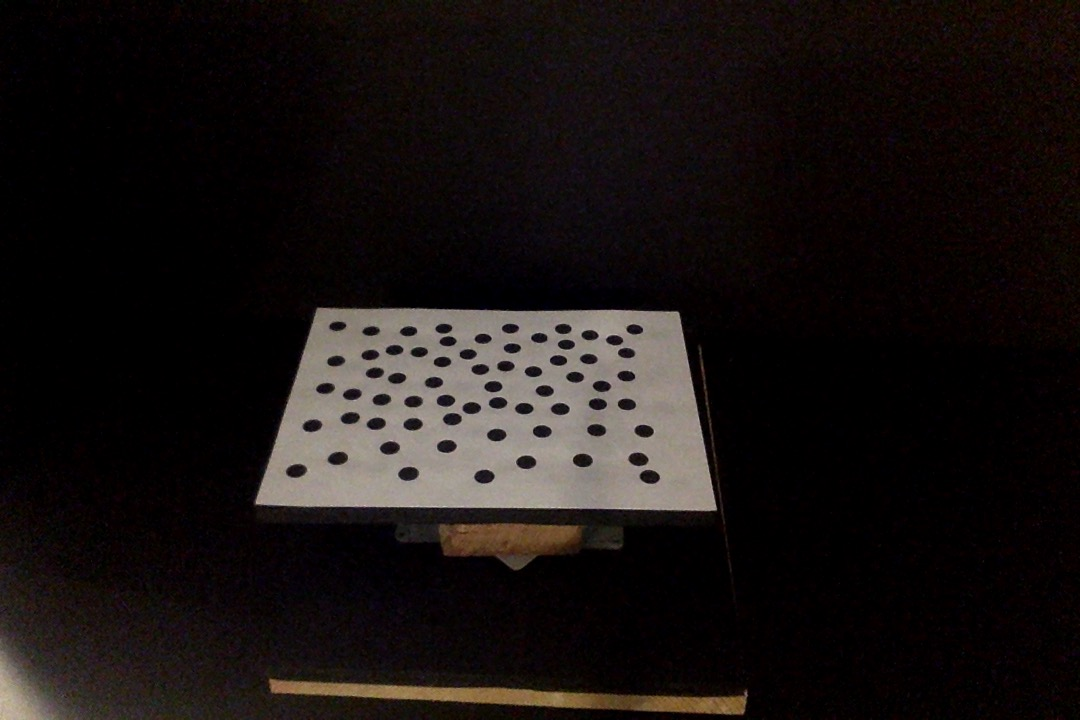
%> input picture patterncalib/CALIMAGES/cal01.jpg, 1080 x 720 px; its folder holds only this picture in this run
$ octave Create_3DModel.m   (GNU Octave 9; MATLAB toolbox functions it lacks are replaced by stand-ins)
%> lines starting %> are read from the running program, lines starting %| are printed output that depends on the picture
### patterncalib/options2cell.m
function C = options2cell(C,varargin)
for i=1:2:length(varargin)-1
    if ischar(varargin{i})
        eval(sprintf('C.%s=%s;',lower(varargin{i}),lower(num2str(varargin{i+1}))));
    else return;
    end
%     sprintf('C.%s=%s',num2str(varargin{i}),num2str(varargin{i+1}))
end;
end

### patterncalib/mydir.m
function names = mydir(path)
%> called with path = 'patterncalib/CALIMAGES/cal*.jpg'
[folder, name, ext] = fileparts(path);
if isempty(folder)
    folder='.';
end;
names = dir(path);
for i=1:length(names)
    names(i).name = sprintf('%s//%s', folder, names(i).name);
end;

### patterncalib/calibseq.m
function calibration = calibseq(fname_pattern, varargin)
% CALIBSEQ calibrates a sequence of images containing black dot pattern.
%     C = CALIBSEQ(filenames, 'param1',value1,'param2',value2,...) reads a
%     file sequence described by the 'filenames' string. This string is
%     used as input to the DIR command so the method will operate on
%     whatever images are returned by a call to
%           DIR(filenames)
%
%     This can then be followed by optional parameter values from the
%     following list:
%
%     black - An intensity threshold [0-255] used to binarize each image.
%       Anything bellow that value becomes black, anything above, white.
%       Default=50.
%
%     bundle - A binary parameter [0, 1] that determines if a bundle
%       adjustment step will follow the linear estimate of intrinsics and
%       camera pose. Default=1.
%
%     bundlesteps - A positive integer that determines the number of bundle
%       adjustment steps (Only used if bundle=1). Default=100.
%
%     draw - A binary parameter [0, 1] that determines if CALIBSEQ produces
%       a graphical output (rendering images & detected pattern as well as
%       3d scene structure). Default=1.
%
%     thresh1 - A distance threshold that determines the initial inliers to
%       each homography. It is expressed in terms of the mean radius of the
%       ellipses present in the image. Default=1/2.
%
%     thresh2 - A more conservative distance threshold that determines the
%       final inliers to each homography. It is expressed in terms of the
%       mean radius of the inlier ellipses present in the image.
%       Default=1/8.
%
%     The result C is a structure that contains camera pose per image
%     and intrinsic parameters as well as the refined 3d structure of the
%     pattern, image file names the 2d positions of the dots etc. Use
%     CREATE_CALIB_FILES(C) to generate text files for each P matrix in the
%     sequence. CREATE_CALIB_FILESPMVS(C) will create files that can be
%     read by Y. Furukawa's PMVS software.
%
%     The current version of this method assumes all images have been
%     obtained with constant focal length. This will be relaxed in future
%     versions.
%
%
%   Copyright (2010) George Vogiatzis & Carlos Hern醤dez

OPT=[];
OPT.black=70;
OPT.bundle=1;
OPT.bundlesteps=300;
OPT.draw=1;
OPT.thresh1=1/2;
OPT.thresh2=1/8;

OPT = options2cell(OPT,varargin{:});
EDGETHRESH = OPT.black;
bundle_adjust=OPT.bundle;
draw = OPT.draw;

c = mydir(fname_pattern);
if isempty(c)
    disp('No image was found.');
end;
pts3d = load('pattern.txt');
Hs={};
matches={};
pts2d={};
if draw
    figure;
end;

nfo=imfinfo(c(1).name);
sz = [nfo.Height,nfo.Width];

%% process each image
for k=1:length(c);
    if draw
        [qqq,justname,www] = fileparts(c(k).name);
        I = imread(c(k).name);I=rgb2gray(I);
%> in calibseq, I is the input picture: size 720x1080x3 uint8; mean R, G, B 24.8, 19.6, 18.3
        imshow(I);title(justname);hold on;
        [H, p, m] = detectellipsepattern(I,EDGETHRESH,draw,OPT.thresh1,OPT.thresh2);
        hold off;drawnow;
    else
        [H, p, m] = detectellipsepattern(c(k).name,EDGETHRESH,draw,OPT.thresh1,OPT.thresh2);
    end;

    pts2d{k} = p;
    matches{k} = m;
    Hs{k}=H;
end;

%% Using J.-Y. Bouguet's toolbox for optimizing camera parameters (intrinsic &
%% extrinsic)
for i=1:length(Hs)
    p = pts2d{i};
    m = matches{i};
    eval(sprintf('x_%d = p(m(:,1),:)'';',i));
    eval(sprintf('X_%d = pts3d(m(:,2),:)'';',i));
end;

n_ima=length(Hs);
nx = sz(2);
ny = sz(1);
two_focals_init = 0;
est_aspect_ratio = 0;
center_optim=0;
est_dist = [0;0;0;0;0];
go_calib_optim;

%% Extracting output
c=mydir(fname_pattern);
K = [fc(1) 0 cc(1);0 fc(2) cc(2); 0 0 1];
for i=1:length(Hs)
    T{i}=eval(sprintf('Tc_%d',i));
    R{i}=eval(sprintf('Rc_%d',i));
    Hs{i}=eval(sprintf('H_%d',i));
end;

pts = load('pattern.txt');

for k=1:length(Hs)
    q = R{k}*mean(pts)'+T{k};
    if(q(3)>0)
        R{k} = -R{k};
        T{k} = -T{k};
    end;
end;


%% Non-linear refinement of camera parameters AND 3d structure of pattern
%% This accounts for a non perfectly planar pattern.
Q={};
for k=1:length(R);
    Q{k} = rot2quat(R{k});
end;
[X,Nimages,Npts]=packcalibration(K,Q,T,pts3d);
r1 = mean(sqrt(bundleadjustmentcost(X,Nimages,Npts,matches,pts2d)));
if bundle_adjust==1
    JJ=[];
    II=eye(size(X,1),size(X,1));
    q0=sqrt(bundleadjustmentcost(X,Nimages,Npts,matches,pts2d));
    for i=1:length(X)
        q=sqrt(bundleadjustmentcost(X+0.00001*II(:,i),Nimages,Npts,matches,pts2d));
        JJ=[JJ abs(q-q0)];
    end;
    XX = lsqnonlin(@(X) bundleadjustmentcost(X,Nimages,Npts,matches,pts2d), X,[],[],optimset('Display','iter','LargeScale','on','JacobPattern',sparse(double(JJ>0.000001)),'MaxIter',OPT.bundlesteps));
else
    XX = X;
end;

fprintf(1, 'Mean reprojection error before structure refinement: %0.5f\n',r1);
if bundle_adjust==1
    r2 = mean(sqrt(bundleadjustmentcost(XX,Nimages,Npts,matches,pts2d)));
    fprintf(1, 'Mean reprojection error after structure refinement: %0.5f\n',r2);
end;
[K,Q,T,pts3d] = unpackcalibration(XX,Nimages,Npts);
R = cellfun(@(X) quat2rot(X), Q,'UniformOutput',0);
P = cellfun(@(R,T) K*[R T], R, T,'UniformOutput',0);

%% This draws the structure
if draw
    figure;hold;plot3(pts3d(:,1),pts3d(:,2),pts3d(:,3),'rx');
    for k=1:length(c)
        x0 = R{k}^-1*T{k};
        x1 = x0+R{k}'*[0;0;1];
        x2 = x0+R{k}'*[0;1;0];
        x3 = x0+R{k}'*[1;0;0];
        plot3(x0(1),x0(2),x0(3),'b+');
        plot3(x1(1),x1(2),x1(3),'go');
        plot3(x2(1),x2(2),x2(3),'go');
        plot3(x3(1),x3(2),x3(3),'go');
        plot3([x0(1) x1(1)],[x0(2) x1(2)],[x0(3) x1(3)],'m-');
        plot3([x0(1) x2(1)],[x0(2) x2(2)],[x0(3) x2(3)],'m-');
        plot3([x0(1) x3(1)],[x0(2) x3(2)],[x0(3) x3(3)],'m-');
    end
    axis equal;
end;

disp('Intrinsic calibration matrix:');
disp(K);

calibration.files = c;
calibration.K=K;
calibration.Q=Q;
calibration.T=T;
calibration.pts3d=pts3d;

calibration.R = R;
calibration.P = P;
calibration.Hs=Hs;
calibration.matches=matches;
calibration.pts2d=pts2d;

### patterncalib/detectellipses.m
function [ellipses,area,imsize] = detectellipses_v2(fname,THRESH)
%> called with THRESH = 70
% ellipses = detectellipses_v2(fname,THRESH)
if nargin<2
    THRESH = 50;
end

if size(fname,1)==1
    I = imread(fname);
    I = double(rgb2gray(I));
else
    I = fname;
end;
imsize = size(I);
%> imsize = [720 1080]
MIN_ELLIP_SIZE = floor(prod(size(I))/80^2);
%> MIN_ELLIP_SIZE = 121
MAX_ELLIP_SIZE = floor(prod(size(I))/8^2);
%> MAX_ELLIP_SIZE = 12150

[L,nlabels] = bwlabel(I<THRESH);
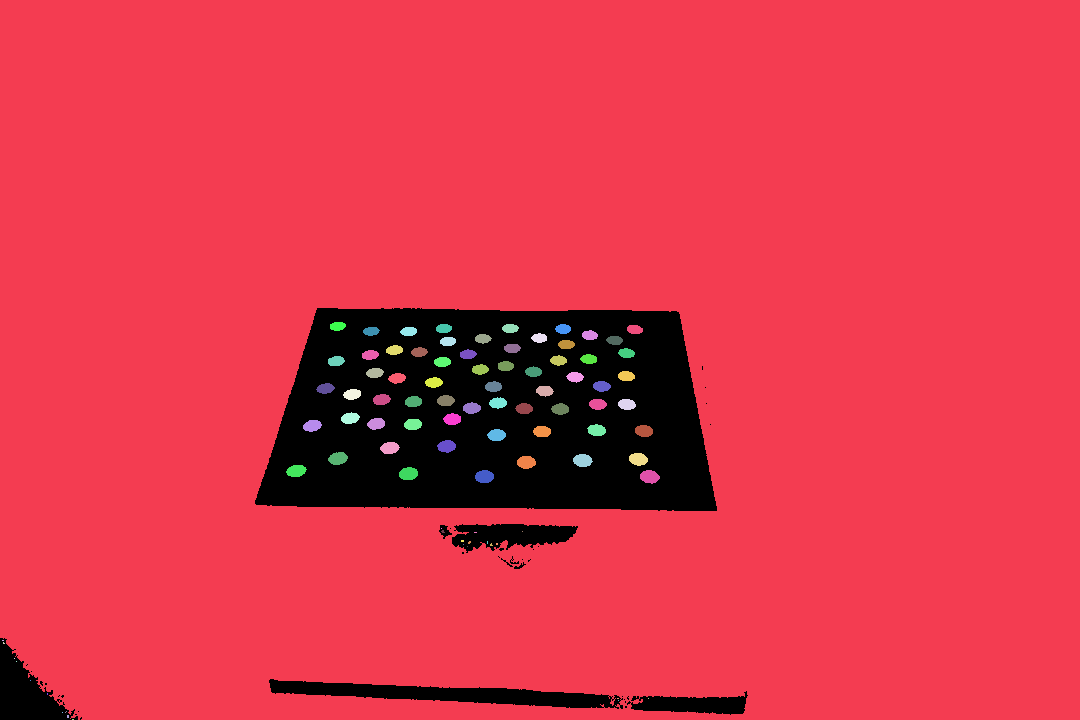
%> L: size 720x1080 double; 90 distinct labels, from 0 to 89; one colour per label, 0 black
%> nlabels = 89
STATS = regionprops(L,'Area','Centroid','MajorAxisLength','MinorAxisLength','Orientation');
%> STATS = 89 regions; largest, Area, Centroid, MajorAxisLength, MinorAxisLength and Orientation: 683563 [549 348.8] 1309.2 863 -1.22, 205 [650.2 477.3] 19.81 13.28 -7.51, 200 [409.1 474.3] 19.53 13.11 6.39, 200 [583.3 461] 19.44 13.17 -3.95, 198 [485 477.2] 19.28 13.14 1.6

ellipses = [cell2mat({STATS.Area}') cell2mat({STATS.Centroid}') cell2mat({STATS.MajorAxisLength}')/2 cell2mat({STATS.MinorAxisLength}')/2 -cell2mat({STATS.Orientation}')*pi/180];
%> ellipses = 89 rows, first 8: [683563 549 348.8 654.6 431.5 0.0213; 2 3.5 641 1.15 0.577 0; 3 4.33 643.7 1.29 0.882 0.785; 1 15 659 0.577 0.577 0; 1 17 662 0.577 0.577 0; 1 31 681 0.577 0.577 0; 2 48 694.5 1.15 0.577 -1.57; 1 63 713 0.577 0.577 0]

b = ellipses(:,1)>MIN_ELLIP_SIZE & ellipses(:,1)<MAX_ELLIP_SIZE & abs(log(ellipses(:,4))-log(ellipses(:,5)))<log(3);
%> b = 89 logical values, 57 true


ellipses = ellipses(b,:);
%> ellipses = 57 rows, first 8: [193 296.9 471.5 10.18 6.07 -0.165; 172 312.9 426.3 9.51 5.8 -0.197; 148 326.1 389 9.06 5.25 -0.13; 137 336.7 361.6 8.65 5.09 -0.129; 196 338.6 459 9.87 6.37 -0.181; 167 350.8 418.8 9.49 5.64 -0.146; 153 352.8 394.9 9.09 5.4 -0.145; 133 370.8 355.5 8.69 4.92 -0.11]
area = ellipses(:,1);
%> area = 57 values, max 205 at index 57, min 122 at index 34, mean 154.3
ellipses = ellipses(:,2:end);
%> ellipses = 57 rows, first 8: [296.9 471.5 10.18 6.07 -0.165; 312.9 426.3 9.51 5.8 -0.197; 326.1 389 9.06 5.25 -0.13; 336.7 361.6 8.65 5.09 -0.129; 338.6 459 9.87 6.37 -0.181; 350.8 418.8 9.49 5.64 -0.146; 352.8 394.9 9.09 5.4 -0.145; 370.8 355.5 8.69 4.92 -0.11]


% figure;imshow(uint8(I));hold;
% for k=1:size(ellipses,1)
%     drawellip_std(ellipses(k,:),'g-',3);
% end;

### patterncalib/detectellipsepattern.m
function [H, pts2d, matches] = detectellipsepattern(img_fname,EDGETHRESH,draw,thresh_wide,thresh_tight)
pattern_fname = 'pattern.txt';
R=0.092;
centers = load(pattern_fname);
if nargin<3
    draw=1;
end;
if nargin<2
    EDGETHRESH=50;
end;

[ellipses,area,imsize] = detectellipses(img_fname, EDGETHRESH);
%> imsize = [720 1080]
if length(ellipses)<10
    H=-1;pts2d=-1;matches=-1;
    return;
end

C={};
Ci={};
for k=1:length(ellipses)
    C{k} = ellipse2conic(ellipses(k,:));
    Ci{k} = C{k}^-1;
end
%> this loop made 57 passes
%> (a in ellipse2conic, R in ellipse2conic, M in ellipse2conic) on passes 1, 2, 3, 4, 5, 7: ([296.9; 471.5; 10.18; 6.07; -0.165], [0.986 0.164; -0.164 0.986], [0.0101 0.00284; 0.00284 0.0267]), ([312.9; 426.3; 9.51; 5.8; -0.197], [0.981 0.196; -0.196 0.981], [0.0118 0.00358; 0.00358 0.029]), ([326.1; 389; 9.06; 5.25; -0.13], [0.992 0.13; -0.13 0.992], [0.0126 0.0031; 0.0031 0.0358]), ([336.7; 361.6; 8.65; 5.09; -0.129], [0.992 0.129; -0.129 0.992], [0.0138 0.00323; 0.00323 0.0382]), ([338.6; 459; 9.87; 6.37; -0.181], [0.984 0.18; -0.18 0.984], [0.0107 0.00255; 0.00255 0.0242]), ([352.8; 394.9; 9.09; 5.4; -0.145], [0.989 0.145; -0.145 0.989], [0.0126 0.00319; 0.00319 0.0339])
%> (a in ellipse2conic, R in ellipse2conic, M in ellipse2conic, C in ellipse2conic) on passes 6, 57: ([350.8; 418.8; 9.49; 5.64; -0.146], [0.989 0.145; -0.145 0.989], [0.0115 0.00292; 0.00292 0.031], [0.0115 0.00292 -5.27; 0.00292 0.031 -14; -5.27 -14 7711.9]), ([650.2; 477.3; 9.9; 6.64; 0.131], [0.991 -0.131; 0.131 0.991], [0.0104 -0.00162; -0.00162 0.0225], [0.0104 -0.00162 -6; -0.00162 0.0225 -9.67; -6 -9.67 8515])
%> after the loop, C = 57 items; Ci = 57 items


D = zeros(size(ellipses,1),size(ellipses,1));
%> D: size 57x57 double; every value is 0
for i=1:size(ellipses,1)
    for j=1:size(ellipses,1)
        M = Ci{i}*C{j};
        d =det(M);
        d =sign(d)*abs(d)^(1/3);
        MM = M/d;
        D(i,j) = sqrt(abs(3-trace(MM)));
    end;
end;
%> this loop made 57 passes
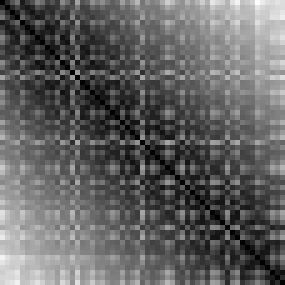
%> D: size 57x57 double (shown 5 times larger); min 0, max 42.46, mean 16.5; drawn with min black and max white

%%
xy = centers(:,1:2);
Dp = sum(xy.*xy,2)*ones(1,size(xy,1))+ones(size(xy,1),1)*sum(xy.*xy,2)'-2*xy*xy';
Dp = sqrt(Dp)/R;

%%
best_matches=[];

c=5;

[m,idx]=sort(D,2,'ascend');idx1=idx;
%> after `[m,idx]=sort(D,2,'ascend')`:
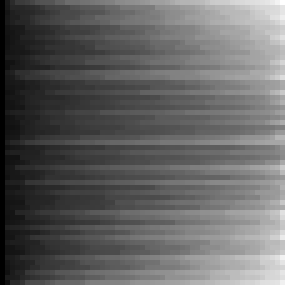
%> m: size 57x57 double (shown 5 times larger); min 0, max 42.46, mean 16.5; mean of the top-left, top-right, bottom-left and bottom-right quarters 9.9, 22.7, 10.2, 22.8; drawn with min black and max white
%> after `[m,idx]=sort(D,2,'ascend')`:
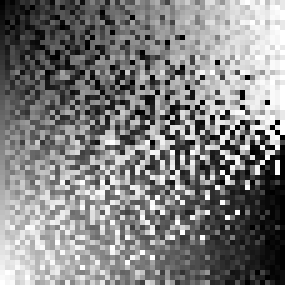
%> idx: size 57x57 double (shown 5 times larger); min 1, max 57, mean 29; drawn with min black and max white
d1=D(sub2ind(size(D),(1:size(D,1))',idx(:,2)));
%> d1 = 57 values, max 5.2 at index 46, min 2.79 at index 57, mean 3.62
d2=D(sub2ind(size(D),(1:size(D,1))',idx(:,3)));
%> d2 = 57 values, max 7.26 at index 1, min 2.97 at index 26, mean 4.27
d3=D(sub2ind(size(D),(1:size(D,1))',idx(:,4)));
%> d3 = 57 values, max 9.67 at index 1, min 3.11 at index 32, mean 4.83
d12=D(sub2ind(size(D),idx(:,2),idx(:,3)));
%> d12 = 57 values, max 9.94 at index 5, min 2.85 at index 22, mean 5.81
d13=D(sub2ind(size(D),idx(:,2),idx(:,4)));
%> d13 = 57 values, max 11.12 at index 15, min 2.88 at index 16, mean 6.18
d23=D(sub2ind(size(D),idx(:,3),idx(:,4)));
%> d23 = 57 values, max 11.82 at index 46, min 3.08 at index 30, mean 6.56
t12 = (d1.^2+d2.^2-d12.^2)./(2*d1.*d2);
%> t12 = 57 values, max 0.935 at index 57, min -1.1 at index 5, mean -0.203
t13 = (d1.^2+d3.^2-d13.^2)./(2*d1.*d3);
%> t13 = 57 values, max 0.932 at index 16, min -1.03 at index 35, mean -0.146
t23 = (d2.^2+d3.^2-d23.^2)./(2*d2.*d3);
%> t23 = 57 values, max 0.925 at index 1, min -1.06 at index 46, mean -0.162
T = [t12 t23 t13] ./(sqrt(t12.^2+t13.^2+t23.^2)*[1 1 1]);
%> T = 57 rows, first 12: [0.37 0.702 0.609; 0.307 -0.432 0.848; -0.243 0.633 0.735; 0.801 0.399 -0.447; -0.95 -0.291 0.108; -0.877 -0.222 -0.427; -0.876 0.315 -0.365; -0.084 0.0497 -0.995; -0.63 -0.769 -0.109; -0.953 -0.0252 0.3; -0.978 0.204 -0.0401; 0.464 -0.402 -0.789]


[m,idx]=sort(Dp,2,'ascend');idx2=idx;
d1=Dp(sub2ind(size(Dp),(1:size(Dp,1))',idx(:,2)));
d2=Dp(sub2ind(size(Dp),(1:size(Dp,1))',idx(:,3)));
d3=Dp(sub2ind(size(Dp),(1:size(Dp,1))',idx(:,4)));
d12=Dp(sub2ind(size(Dp),idx(:,2),idx(:,3)));
d13=Dp(sub2ind(size(Dp),idx(:,2),idx(:,4)));
d23=Dp(sub2ind(size(Dp),idx(:,3),idx(:,4)));
t12 = (d1.^2+d2.^2-d12.^2)./(2*d1.*d2);
t13 = (d1.^2+d3.^2-d13.^2)./(2*d1.*d3);
t23 = (d2.^2+d3.^2-d23.^2)./(2*d2.*d3);
Tp = [t12 t23 t13] ./(sqrt(t12.^2+t13.^2+t23.^2)*[1 1 1]);

M = Tp*T';
[m,idx]=sort(M(:),'descend');
%> m = 3648 values, max 1 at index 1, min -0.999 at index 3648, mean 0.0841; idx = 3648 values, max 3648 at index 3555, min 1 at index 3462, mean 1824.5
[i_c,i_e]=ind2sub(size(M),idx(1:50));
%> i_c = 50 values, max 64 at index 37, min 2 at index 32, mean 30.16; i_e = 50 values, max 57 at index 4, min 1 at index 2, mean 28.28

% H = estimateHomographyRANSAC(centers(i_c,1),centers(i_c,2),ellipses(i_e,1),ellipses(i_e,2),0.10,5);

thresh = sqrt(median(area)/pi)*thresh_wide;
%> thresh = 3.48
for i=1:length(i_e)
    H = estimateHomography(centers(idx2(i_c(i),1:c),1),centers(idx2(i_c(i),1:c),2),ellipses(idx1(i_e(i),1:c),1),ellipses(idx1(i_e(i),1:c),2));
%> the run ends on the next line
    matches = testHomography(H, centers(:,1), centers(:,2),ellipses(:,1),ellipses(:,2),thresh);
    if size(matches,1)>size(best_matches,1);
        best_matches = matches;
        size(best_matches,1);
        if size(best_matches,1)==64
            break;
        end;
    end;
end;
H = estimateHomography(centers(best_matches(:,2),1), centers(best_matches(:,2),2),ellipses(best_matches(:,1),1),ellipses(best_matches(:,1),2));

thresh = sqrt(median(area(best_matches(:,1)))/pi)*thresh_tight;
% thresh = sqrt(mean(area)/pi)/10;

for m=1:5
    matches = testHomography(H, centers(:,1), centers(:,2),ellipses(:,1),ellipses(:,2),thresh);
    H = estimateHomography(centers(matches(:,2),1), centers(matches(:,2),2),ellipses(matches(:,1),1),ellipses(matches(:,1),2));
%     thresh = sqrt(mean(area(matches(:,1)))/pi)/10;
end

disp(sprintf('Final matches = %d\n', length(matches)));


xy = centers(matches(:,2),1:2);
XY = ellipses(matches(:,1),1:2);

H = estimateHomography(xy(:,1),xy(:,2),XY(:,1),XY(:,2));

pts2d = ellipses(:,1:2);

if draw
    for i=1:size(ellipses,1);
        drawellip_std(ellipses(i,:),'r-',1);
        a = ellipses(i,1:2);
        plot(a(1),a(2),'wo');
    end;

    for i=1:size(centers,1);
        a = centers(i,1:2);
        a = H*[a(:);1];
        a = a(1:2)/a(3);
        plot(a(1),a(2),'w+');
        if ismember(i,matches(:,2))
            text(a(1),a(2),sprintf('%d',i),'Color','green');
        else
            text(a(1),a(2),sprintf('%d',i),'Color','red');
        end;
    end
end;

### patterncalib/ellipse2conic.m
function C = ellipse2conic(a)
a=a(:);
R = [cos(a(5)) -sin(a(5));sin(a(5)) cos(a(5))];
M = R*diag(a(3:4).^(-2))*R';
m = a(1:2);
C = [M -M*m;-m'*M m'*M*m-1];

### patterncalib/estimateHomography.m
function H = estimateHomography(u1, v1, u2, v2);
e=ones(size(u1));
z=zeros(size(u1));

M=[u1 v1 e z z z -u1.*u2 -v1.*u2 -u2
   z z z u1 v1 e -u1.*v2 -v1.*v2 -v2];
[U,S,V] = svd(M);
h = V(:,size(V,2));
H = reshape(h, [3,3])';

### Create_3DModel.m
% Camera Calibration. Tool box source: http://george-vogiatzis.org/calib/
% which utilizes http://www.vision.caltech.edu/bouguetj/calib_doc/
close all; clear clc;
addpath patterncalib/TOOLBOX_calib/;
addpath patterncalib/;
image_dir = fullfile(fileparts(mfilename('fullpath')), 'patterncalib/CALIMAGES/cal*.jpg');
C = calibseq(image_dir);
